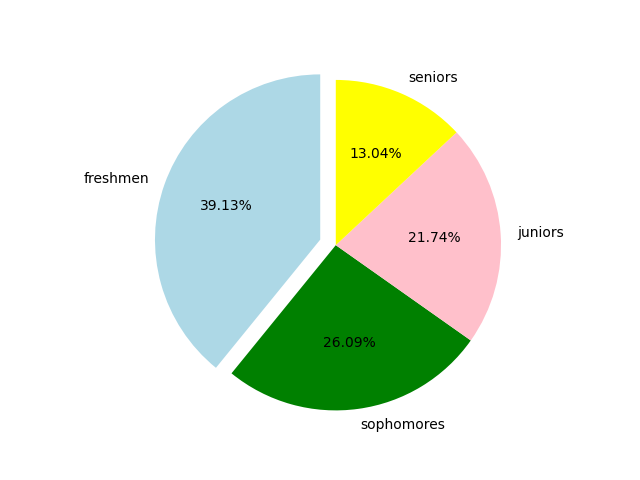

Here is the Python script that generated this plot:
import matplotlib.pyplot as plot
# set up your lists
numlist = [9, 6, 5, 3]
namelist = ['freshmen', 'sophomores', 'juniors', 'seniors']
colorlist = ['lightblue', 'green', 'pink', 'yellow' ]
explodelist = [0.1, 0.0, 0.0, 0.0]
# make the pie chart
plot.pie(numlist, labels=namelist, autopct='%.2f%%', colors=colorlist,
    	explode = explodelist, startangle = 90)
plot.axis('equal')
plot.savefig('piechart.png')
